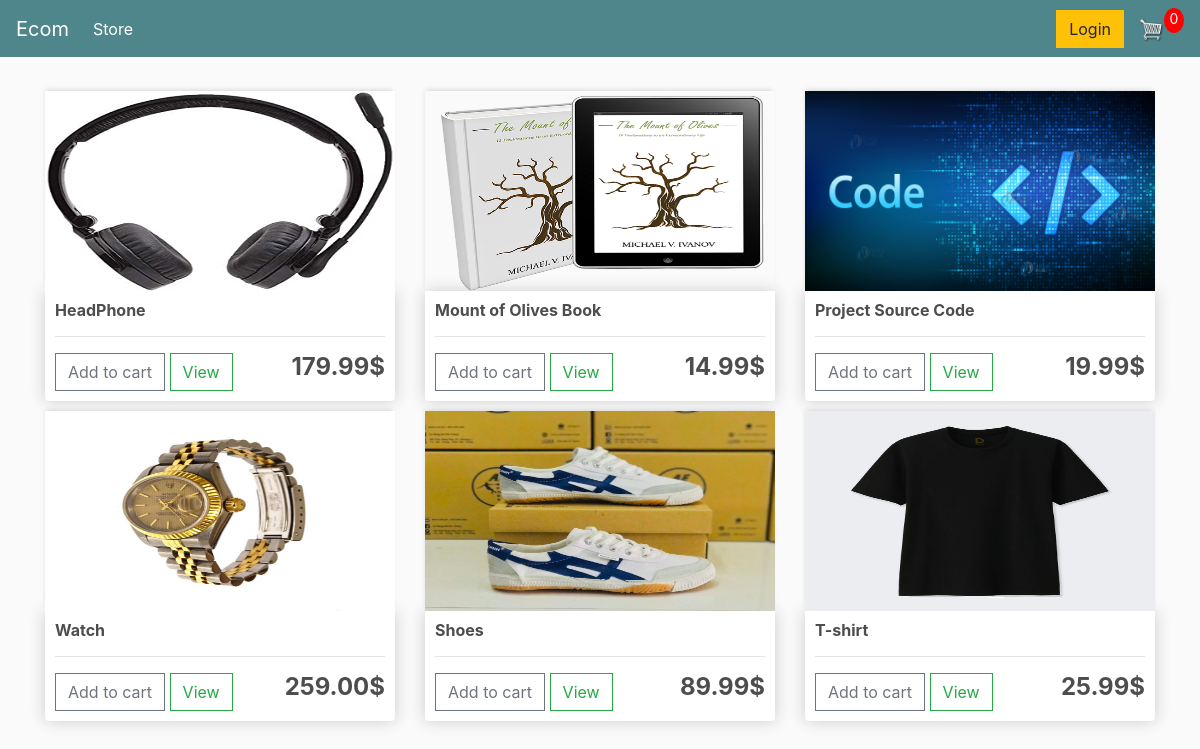
The page / on the database its author committed.
### store/models.py (models this page shows, shortened)
class Product(models.Model):
    name=models.CharField(max_length=200,null=True)
    price=models.FloatField()
    digital=models.BooleanField(default=False,null=True,blank=False)
    image=models.ImageField(null=True,blank=True)
    @property
    def imageURL(self):
        try:
            url=self.image.url
        except:
            url="static\image\placeholder.png"
        return url

### store/views.py (the view)
# urls.py: path('',include('store.urls'))
def store(request):
    if request.user.is_authenticated:
        customer=request.user.customer
        order,created=Order.objects.get_or_create(customer=customer,complete=False)
        items=order.orderitem_set.all()
        cartItems=order.get_cart_item
    else:
        items=[]
        order={'get_cart_total':0,'get_cart_item':0}
        cartItems=order['get_cart_item']
    products=Product.objects.all()
    context={'products':products,'cartItems':cartItems}
    return render(request,'store/store.html',context)

### store/templates/store/Store.html
{% extends 'store/main.html' %} {% load static %} {% block content %}
<div class="row">
    {% for product in products %}
    <div class="col-lg-4">
        <img src="{{ product.imageURL }}" class="thumbnail" alt="">
        <div class="box-element product">
            <h6><strong>{{ product.name }}</strong></h6>
            <hr>
            <button class="btn btn-outline-secondary add-btn update-cart" data-product="{{ product.id }}" data-action="add">Add to cart</button>
            <a href="#" class="btn btn-outline-success">View</a>
            <h4 style="display: inline-block; float:right"><strong>{{ product.price|floatformat:2 }}$</strong></h4>
        </div>
    </div>
    {% endfor %}
</div>
{% endblock content %}

### store/templates/store/main.html (shortened to what this page needs)
<!DOCTYPE html>
<html lang="en">
{% load static %}
<head>
    <link rel="stylesheet" href="https://stackpath.bootstrapcdn.com/bootstrap/4.5.2/css/bootstrap.min.css">
    <link rel="stylesheet" href="{% static 'css/main.css' %}">
</head>
<body>
    <nav class="navbar navbar-expand-lg navbar-dark bg-dark">
        <a class="navbar-brand" href="{% url 'store' %}">Ecom</a>
        <div class="collapse navbar-collapse" id="navbarSupportedContent">
            <ul class="navbar-nav mr-auto">
                <li class="nav-item active">
                    <a class="nav-link" href="{% url 'store' %}">Store <span class="sr-only">(current)</span></a>
                </li>
            </ul>
            <div class="form-inline my-2 my-lg-0">
                <a href="" class="btn btn-warning">Login</a>
                <a href="{% url 'Cart' %}">
                    <img src="{% static 'image/cart.png' %}" alt="" id="cart-icon">
                </a>
                <p id="cart-total">{{ cartItems }}</p>
            </div>
        </div>
    </nav>
    <div class="container">
        <br> {% block content %} {% endblock content %}
    </div>
</body>
</html>

### static/css/main.css (style rules this page uses)
body { background-color: hsl(0, 0%, 98%); }
h1, h2, h3, h4, h5, h6 { color: hsl(0, 0%, 30%); }
.box-element { box-shadow: hsl(0, 0%, 80%) 0 0 16px; background-color: #fff; border-radius: 4px; padding: 10px; }
.thumbnail { width: 100%; height: 200px; -webkit-box-shadow: -1px -3px 5px -2px rgba(214, 214, 214, 1); -moz-box-shadow: -1px -3px 5px -2px rgba(214, 214, 214, 1); box-shadow: -1px -3px 5px -2px rgba(214, 214, 214, 1); }
.product { border-radius: 0 0 4px 4px; }
.bg-dark { background-color: #4f868c!important; }
#cart-icon { width: 25px; display: inline-block; margin-left: 15px; }
#cart-total { display: block; text-align: center; color: #fff; background-color: red; width: 20px; height: 25px; border-radius: 50%; font-size: 14px; }
.col-lg-4, .col-lg-6, .col-lg-8, .col-lg-12 { margin-top: 10px; }
.btn { border-radius: 0; }

### rows shown on the page
Product: imageURL (picture), name "HeadPhone", price "179.99"
Product: imageURL (picture), name "Mount of Olives Book", price "14.99"
Product: imageURL (picture), name "Project Source Code", price "19.99"
Product: imageURL (picture), name "Watch", price "259.00"
Product: imageURL (picture), name "Shoes", price "89.99"
Product: imageURL (picture), name "T-shirt", price "25.99"

### other values the page prints
{{ cartItems }} "0"
